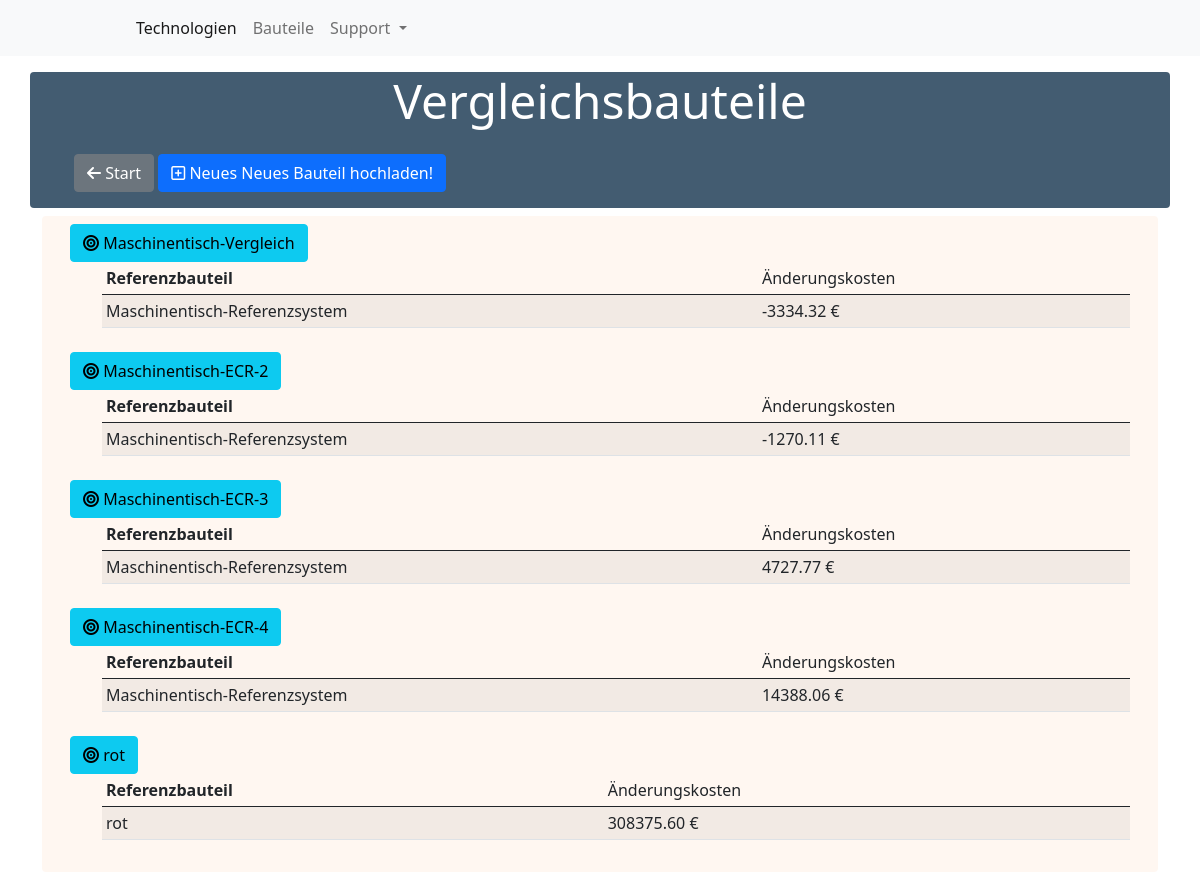
/items, run on an earlier commit of the app's database.
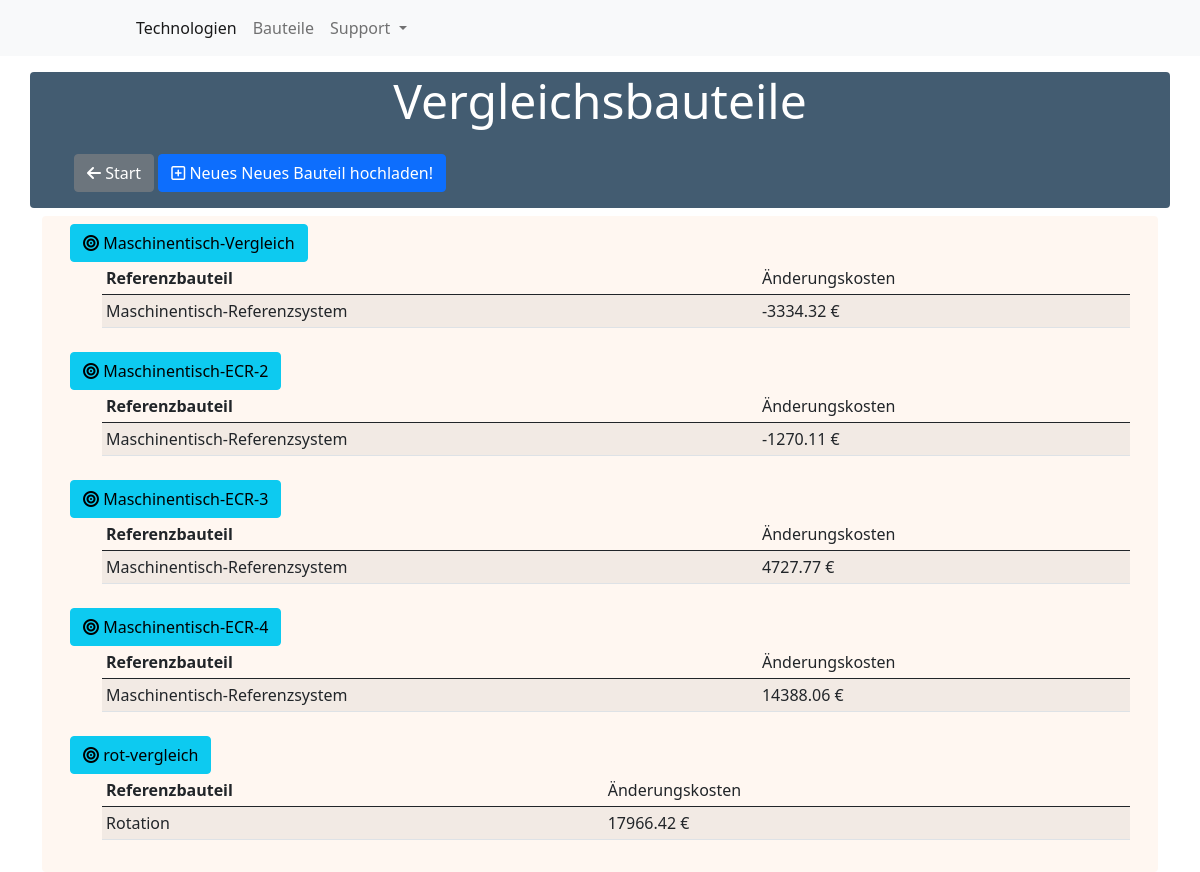
And on a later commit of the database.
### main/models.py (models this page shows, shortened)
class Item(models.Model):
    name = CharField(max_length=255)
    reference = models.OneToOneField(
        ReferenceSystem,
        on_delete=models.CASCADE,
        null=True,
        blank=True)
    compare_reference = ForeignKey(
        ReferenceSystem,
        related_name='compare_reference',
        on_delete=models.CASCADE,
        null=True,
        blank=True)

class ReferenceSystem(models.Model):
    name = CharField(max_length=255)
    technologies = ManyToManyField(
        Tool, through='FctMembership')
    laufzeit_jahr = FloatField()
    betrachtungszeitraum = FloatField()
    produktpreis = FloatField()
    lohnnebenkostenanteil = FloatField()
    dichte = FloatField()
    kilopreis = FloatField()
    def __str__(self):
        return f"{self.name}"

class EcrCost(models.Model):
    G = FloatField()
    Kh = FloatField()
    npf = FloatField()
    Kma = FloatField()
    Krm = FloatField()
    item = ForeignKey(Item, on_delete=models.CASCADE)

### main/views.py (the view)
# urls.py: path('items', views.CustomerItems.as_view(), name='item-list'),
class CustomerItems(ListView):
    template_name = 'main/item/item_list.html'
    model = Item
    def get_queryset(self) -> QuerySet:
        return super().get_queryset().filter(reference=None)

### main/templates/main/item/item_list.html
{% extends "base.html" %}{% load static %}
{% block content %}
<div class="container mt-3">
  <div class="row">
    <div class="header mb-2">
      <p class='display-5 text-center'>
        Vergleichsbauteile
      </p>
      <ul>
        <a class=" w-20 btn btn-secondary mt-2" href="{% url 'index' %}"><i class="fas fa-arrow-left"></i>
          Start</a>
        <a class=" w-20 btn btn-primary mt-2" href="{% url 'item-create' %}"><i class="far fa-plus-square"></i> Neues
          Neues Bauteil
          hochladen!</a>
      </ul>
    </div>
  </div>
  <div class="container" style="background-color:rgb(255, 245, 238, 0.8) ;border-radius: 4px;
  color: rgba(21, 52, 78, 0.8);">
    <div class="row px-3 justify-content">
      <ul>
        {% for item in object_list %}
        <a class=" w-20 btn btn-info mt-2" href="{% url 'item-detail' pk=item.id %}"><i class="fas fa-bullseye"></i>
          {{item.name }}
        </a>
        <ul>
          <div class="table-responsive">
            <table class="table table-striped table-hover table-sm">
              <thead>
                <tr>
                  <th scope="col">Referenzbauteil</th>
                  <td scope="col">Änderungskosten</td>
                </tr>
              </thead>
              <tbody>
                <td>{{item.compare_reference}}</td>
                <td>{{item.ecrcost_set.last.G|floatformat:"2"}} €</td>
              </tbody>
            </table>
          </div>
        </ul>
        {% endfor %}
      </ul>
    </div>
  </div>
</div>
{% endblock %}

What changed in the data, as far as the page shows it:
removed Item: name "rot", compare_reference "rot", ecrcost_set.last.G "308375.60"
added Item: name "rot-vergleich", compare_reference "Rotation", ecrcost_set.last.G "17966.42"
